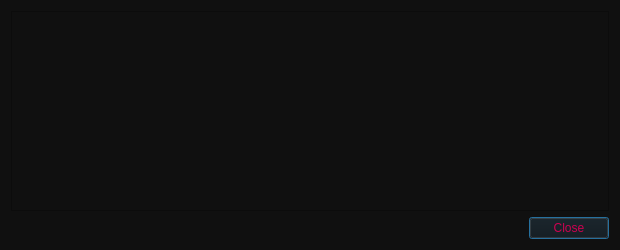
<?xml version="1.0" encoding="UTF-8"?>
<ui version="4.0">
 <class>TransactionDescDialog</class>
 <widget class="QDialog" name="TransactionDescDialog">
  <property name="geometry">
   <rect>
    <x>0</x>
    <y>0</y>
    <width>620</width>
    <height>250</height>
   </rect>
  </property>
  <property name="windowTitle">
   <string>Transaction details</string>
  </property>
  <property name="styleSheet">
   <string notr="true">color: rgb(204, 1, 80);
background-color: rgb(16, 16, 16);</string>
  </property>
  <layout class="QVBoxLayout" name="verticalLayout">
   <item>
    <widget class="QTextEdit" name="detailText">
     <property name="toolTip">
      <string>This pane shows a detailed description of the transaction</string>
     </property>
     <property name="readOnly">
      <bool>true</bool>
     </property>
    </widget>
   </item>
   <item>
    <widget class="QDialogButtonBox" name="buttonBox">
     <property name="orientation">
      <enum>Qt::Horizontal</enum>
     </property>
     <property name="standardButtons">
      <set>QDialogButtonBox::Close</set>
     </property>
    </widget>
   </item>
  </layout>
 </widget>
 <resources/>
 <connections>
  <connection>
   <sender>buttonBox</sender>
   <signal>accepted()</signal>
   <receiver>TransactionDescDialog</receiver>
   <slot>accept()</slot>
   <hints>
    <hint type="sourcelabel">
     <x>248</x>
     <y>254</y>
    </hint>
    <hint type="destinationlabel">
     <x>157</x>
     <y>274</y>
    </hint>
   </hints>
  </connection>
  <connection>
   <sender>buttonBox</sender>
   <signal>rejected()</signal>
   <receiver>TransactionDescDialog</receiver>
   <slot>reject()</slot>
   <hints>
    <hint type="sourcelabel">
     <x>316</x>
     <y>260</y>
    </hint>
    <hint type="destinationlabel">
     <x>286</x>
     <y>274</y>
    </hint>
   </hints>
  </connection>
 </connections>
</ui>
